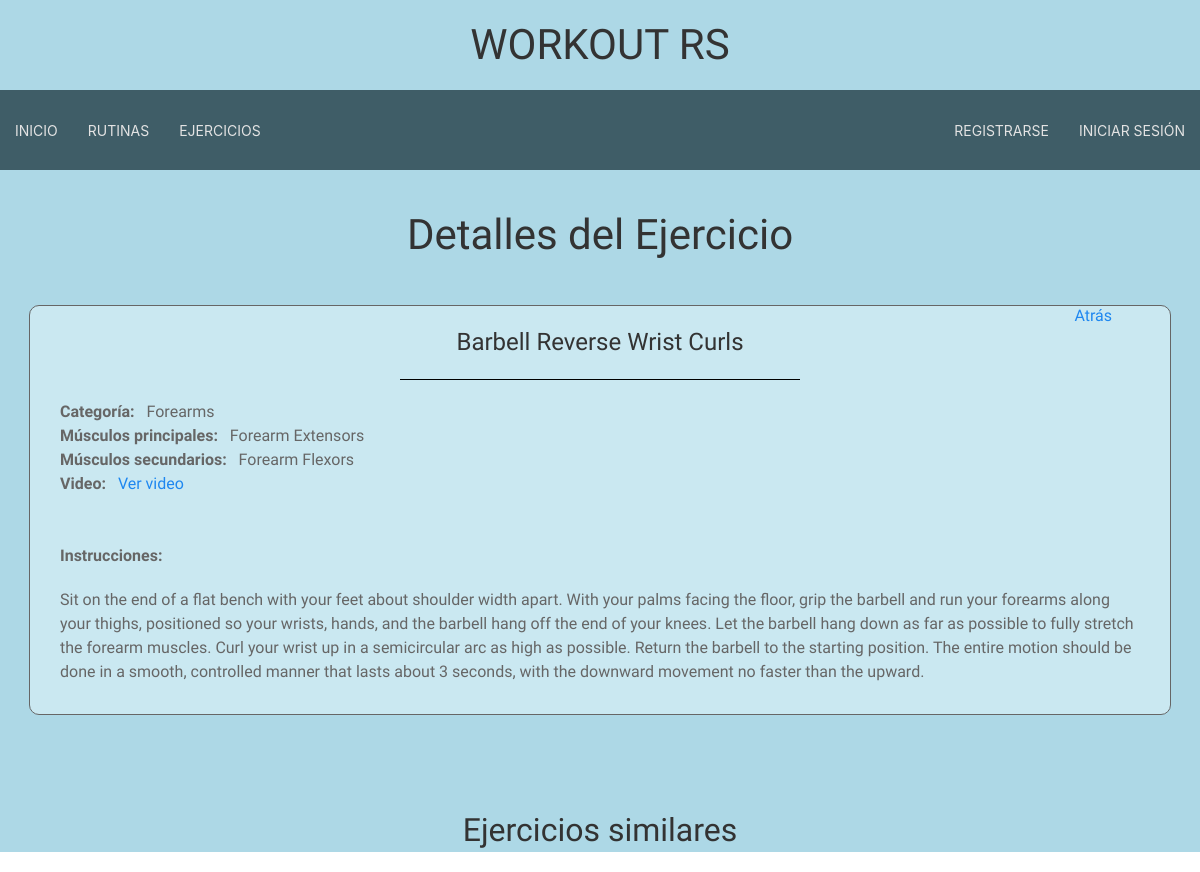
Page /ejercicio/6 on the committed database.
### main/models.py (models this page shows, shortened)
class Exercise(models.Model):
    exerciseName = models.TextField(verbose_name='Exercise name')
    exerciseCategory = models.CharField(max_length=200, verbose_name='Exercise Category', null=True)
    priMuscles = models.ManyToManyField(Muscle, related_name='primary', verbose_name='Primary Muscles')
    secMuscles = models.ManyToManyField(Muscle, related_name='secondary', verbose_name='Secondary Muscles')
    video = models.URLField(verbose_name='Video', null=True)
    instructions = models.TextField(verbose_name='Instructions', null=True)
    class Meta:
        ordering = ('exerciseName', )

class Muscle(models.Model):
    name = models.CharField(max_length=100, unique=True)
    def __str__(self):
        return self.name

### main/views.py (the view)
# urls.py: path('ejercicio/<int:id>', views.exercise_detail, name="detalles_ejercicio"),
def exercise_detail(request, id):
    ejercicio = get_object_or_404(Exercise, id=id)
    ejerciciosRec = []
    if ejercicio:
        ejerciciosRec = recommend_exercises(id)
        for ej in ejerciciosRec:
            ej['priMuscles'] = Muscle.objects.get(id=int(ej.get('priMuscles')))
            ej['secMuscles'] = Muscle.objects.get(id=int(ej.get('secMuscles')))
            ej['idExercise'] = ej.get('id')
    context = {
        'ejercicio': ejercicio,
        'ejercicios': ejerciciosRec,
        'STATIC_URL': settings.STATIC_URL,
    }
    return render(request, 'ejercicio.html', context)

### main/recommendations/recommendations.py (called while the page is built)
def calcular_similitud(items, id_item, campos, top_n=5):
    textos = [
        " ".join(str(item[campo]) for campo in campos if item.get(campo))
        for item in items
    ]
    vectorizer = CountVectorizer()
    X = vectorizer.fit_transform(textos)
    similitudes = cosine_similarity(X)
    idx_base = next(i for i, item in enumerate(items) if item["id"] == id_item)
    similares = sorted(
        enumerate(similitudes[idx_base]),
        key=lambda x: x[1],
        reverse=True
    )
    recomendaciones = [
        items[i] for i, sim in similares if i != idx_base
    ][:top_n]
    return recomendaciones

### main/views.py (called while the page is built)
def recommend_exercises(id):
    ejercicios = list(Exercise.objects.all().values(
        "id", "exerciseName", "exerciseCategory", "priMuscles", "secMuscles"
    ))
    recomendaciones = calcular_similitud(ejercicios, id, ["exerciseName", "exerciseCategory", "exerciseCategory", "priMuscles", "secMuscles"], 5)
    return recomendaciones

### main/templates/ejercicio.html (shortened to what this page needs)
{% extends 'master.html' %}
{% block titulo %} Detalles del Ejercicio {% endblock %}
{% block contenido %}
<br>
<div class="card mb-4 shadow-sm" style="justify-items: center; padding-bottom: 1px;">
    <div class="card-body" style="
        display: flex;
        justify-content: space-between;
        margin-bottom: 30px;
        background-color: #cae8f1;
        padding: 10px;
        width: 90%;
        flex-direction: column;
        padding-inline: 30px;
        border: 1px solid;
        border-radius: 10px;
    ">
        <div style="
        position: absolute;
        right: 11vh;
        top: 38vh;">
        <a href="javascript:history.back()">Atrás</a>
        </div>
        <div class="card-text" style="justify-items: center; padding-top: 10px;">
            <h3 class="card-title">{{ ejercicio.exerciseName }}</h3>
            <hr style="
                width: 50vh;
                border-top: 1px solid black;
            ">
        </div>
        <div class="info" style="
            display: flex;
            justify-content: space-between;
        ">
            <div style="
                align-self: center;
            ">
                <strong>Categoría: &nbsp;</strong> {{ ejercicio.exerciseCategory|default:"N/A" }}<br>
                <strong>Músculos principales: &nbsp;</strong> {{ ejercicio.priMuscles.all|join:", "|default:"N/A" }}<br>
                <strong>Músculos secundarios: &nbsp;</strong> {{ ejercicio.secMuscles.all|join:", "|default:"N/A" }}<br>
                <strong>Video: &nbsp;</strong> {% if ejercicio.video %}<a href="{{ ejercicio.video }}" target="_blank">Ver video</a>{% else %}N/A{% endif %}<br>
            </div>
        </div>
        <div class="info" style="
            display: flex;
            flex-direction: column;
            justify-content: center;
        ">
            <br><br>
            <strong>Instrucciones: &nbsp;</strong>
            <p>{{ ejercicio.instructions|default:"N/A" }}</p>
        </div>
    </div>
</div>
<div>
    <br>
    <h2 style="text-align: center">Ejercicios similares</h2>
</div>
{% endblock %}

### static/css/master.css (style rules this page uses)
h1, h2, h3, h4, h5, h6 { font-family: "Oswald", serif; font-optical-sizing: auto; font-weight: 400; font-style: normal; }
body, option, select, input { font-family: 'Exo 2', serif; }
hr { border-color: lightblue; }

### rows in the picture
Exercise: exerciseName "Barbell Reverse Wrist Curls", exerciseCategory "Forearms", priMuscles.all "Forearm Extensors", secMuscles.all "Forearm Flexors", instructions "Sit on the end of a flat bench with your feet about shoulder width apart. With your palms facing the floor, grip the barbell and run your forearms along your thighs, positioned so your wrists, hands, and the barbell hang off the end of your knees. Let the barbell hang down as far as possible to fully stretch the forearm muscles. Curl your wrist up in a semicircular arc as high as possible. Return the barbell to the starting position. The entire motion should be done in a smooth, controlled manner that lasts about 3 seconds, with the downward movement no faster than the upward."
